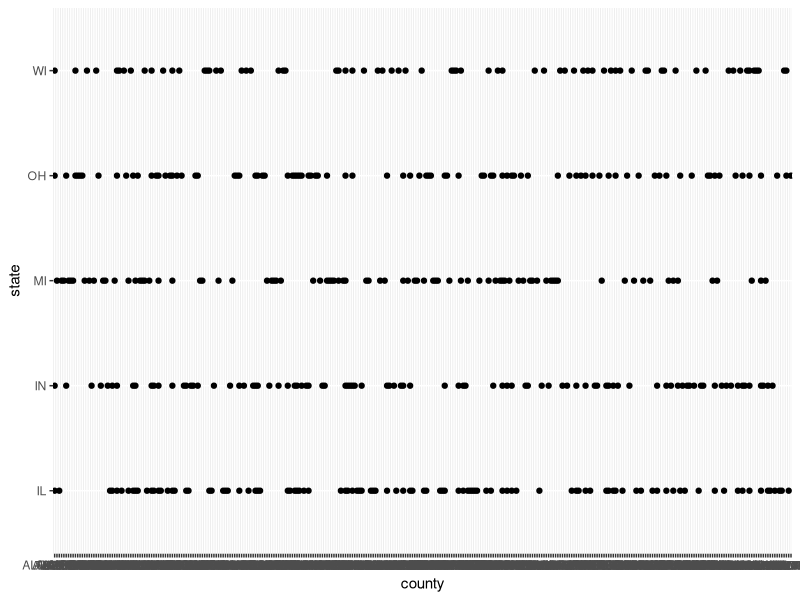
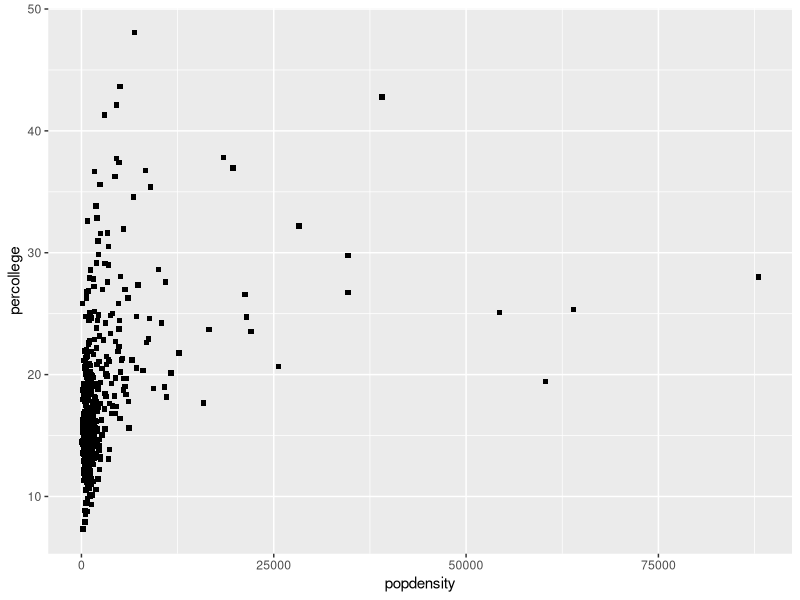
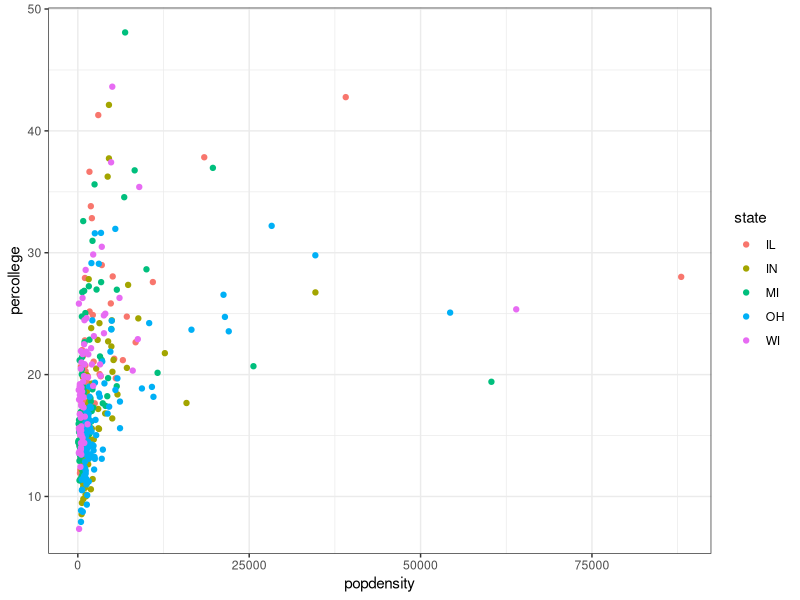
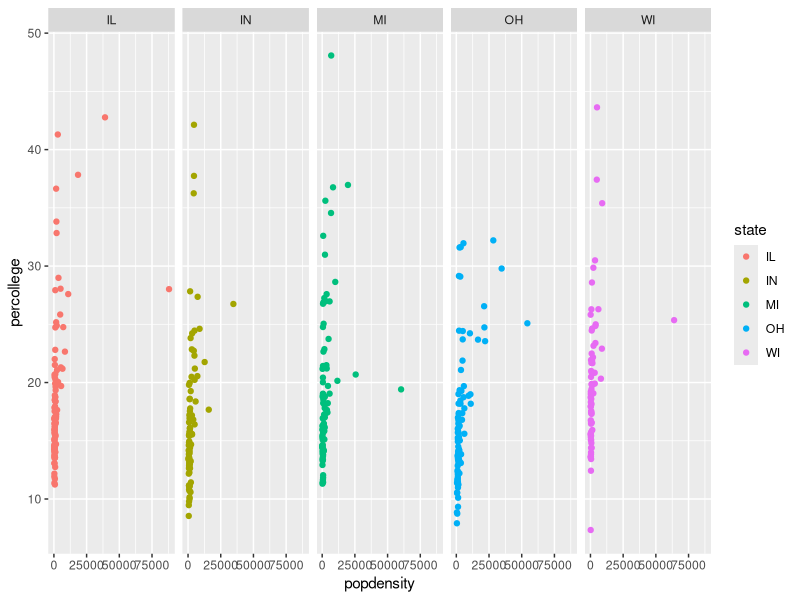
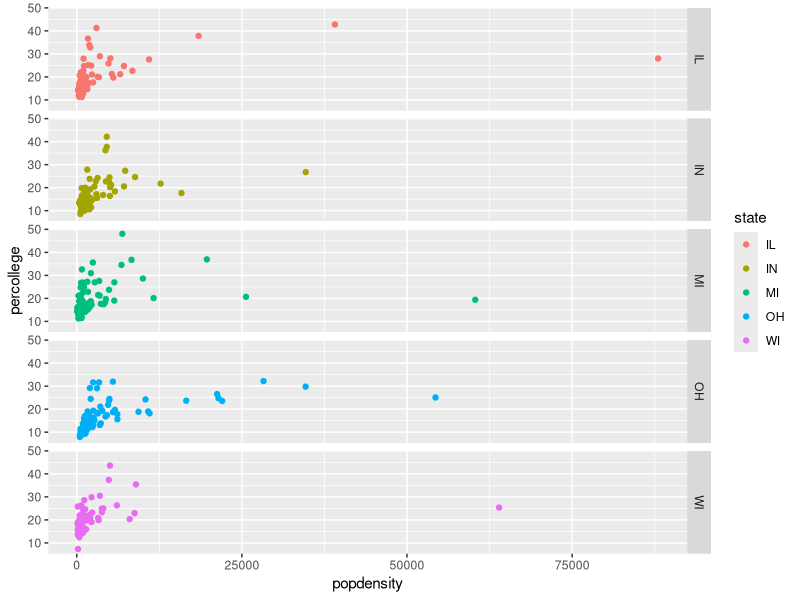
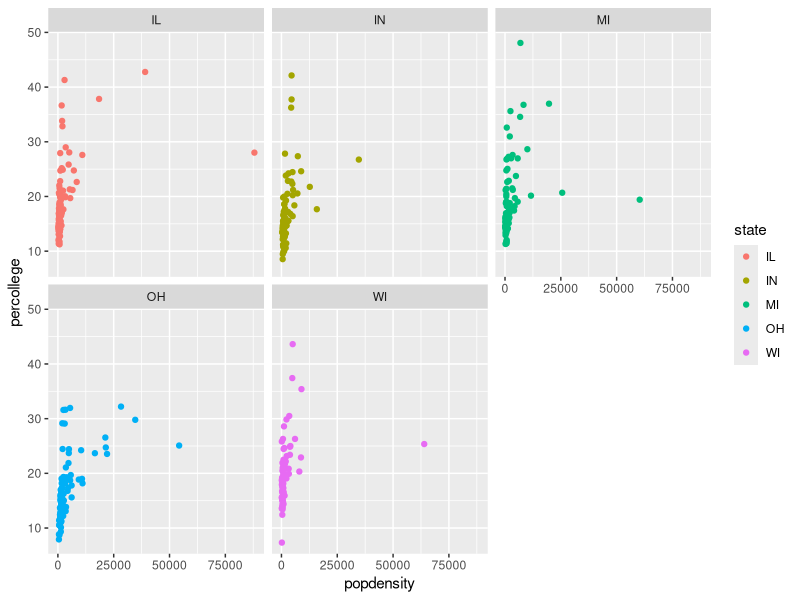
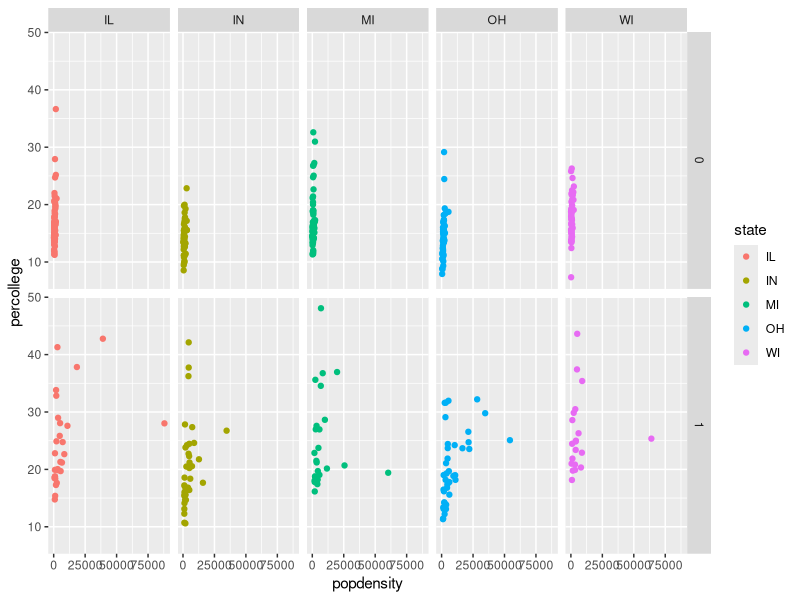
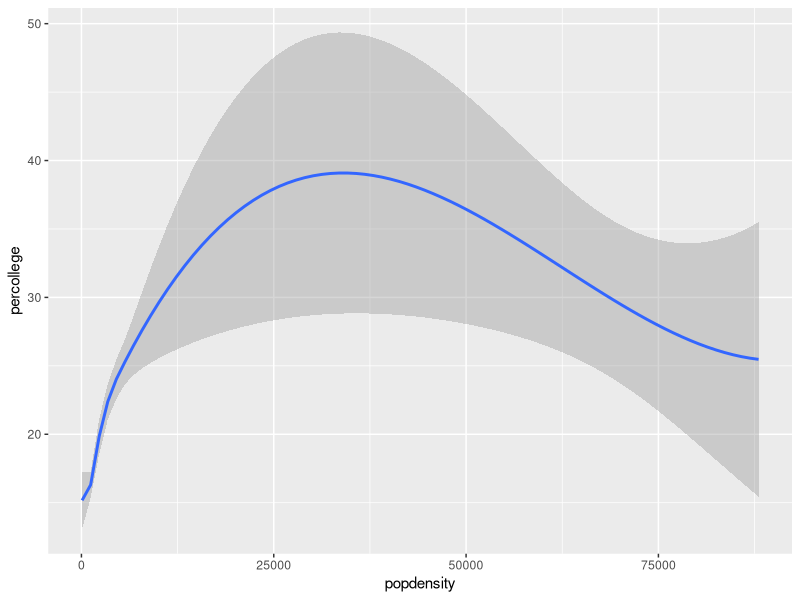

Here is the R script that generated these plots, in order:
## ---- chunk 1
knitr::opts_chunk$set(echo = TRUE)
## ---- chunk 2
library(tidyverse)
midwest = data.frame(midwest)
attach(midwest)
knitr::opts_chunk$set(fig.width = 6, fig.height = 6)
## ---- chunk 3
ggplot(midwest)+
  geom_point(aes(county, state))

ggplot(midwest)+
    geom_point(aes(popdensity, percollege), shape = 15)

ggplot(data = midwest) + 
  geom_point(mapping = aes(x = popdensity, y = percollege, color = state))+
  theme_bw()
## ---- chunk 4
ggplot(data = midwest)+
    geom_point(mapping = aes(x = popdensity, y = percollege, color = state))+
    facet_grid(.~ state)

ggplot(data = midwest)+
    geom_point(mapping = aes(x = popdensity, y = percollege, color = state))+
    facet_grid(state ~ .)

ggplot(data = midwest)+
    geom_point(mapping = aes(x = popdensity, y = percollege, color = state))+
    facet_wrap(~ state)

ggplot(data = midwest)+
    geom_point(mapping = aes(x = popdensity, y = percollege, color = state))+
    facet_grid(inmetro ~ state)

# the dot means 'do not put anything on the rows'.
## ---- chunk 5
ggplot(midwest)+
    geom_smooth(aes(popdensity, percollege))

ggplot(midwest, aes(popdensity, percollege))+
  geom_point(aes(color = 'blue'))

ggplot(midwest, aes(popdensity, percollege))+
  geom_line(aes(linetype = state, color = state))+
  theme_grey()

ggplot()

ggplot(midwest)+
    geom_smooth(aes(popdensity, percollege, linetype = state), se = FALSE)
## ---- chunk 6
ggplot(data = midwest)+
    geom_smooth(mapping = aes(popdensity, percollege, linetype = 'solid', color = state), se = FALSE)+
    geom_point(mapping = aes(popdensity, percollege, color = state))

ggplot(midwest, aes(x=popdensity, y=percollege, color = state))+
    geom_point()+
    geom_smooth(se = FALSE, linetype = 'dashed')

ggplot(midwest, aes(x=popdensity, y=percollege))+
    geom_point(aes(color = state))+
    geom_smooth(se = FALSE)
## ---- chunk 7
ggplot(midwest, aes(state))+
    geom_bar()

ggplot(midwest, aes(state))+
    geom_bar(aes(fill = factor(inmetro)))

ggplot(midwest, aes(state))+
    geom_bar(aes(fill = factor(inmetro)), position = 'fill')

prop.table(table(state, factor(inmetro)), 1)

ggplot(data = midwest, mapping = aes(x = state)) + 
  geom_bar(aes(fill = factor(inmetro)), position = 'dodge')

ggplot(midwest, aes(popdensity))+
  geom_histogram(binwidth = 1000)

ggplot(midwest, aes(popdensity))+
  geom_density(aes(color=state))

ggplot(midwest, aes(state, popdensity))+
  geom_boxplot(aes(color = state))+
  facet_grid(.~factor(inmetro))

ggplot(data = midwest, mapping = aes(x = popdensity, y = percollege, color = state)) +
  geom_point() +
  geom_smooth(se = FALSE) +
  scale_x_continuous("Population Density") + 
  scale_y_continuous("Percent College Graduates") + 
  scale_color_discrete("State") + 
  coord_cartesian(xlim = c(0, 15000))

ggplot(midwest, aes(popdensity, percollege, color = state))+
  geom_point()+
  geom_smooth(se = FALSE)+
  scale_x_continuous('Pop Dens', limits = c(0, 5000))+
  scale_y_continuous('Percollege')+
  scale_color_discrete('State')+
  theme_bw()
